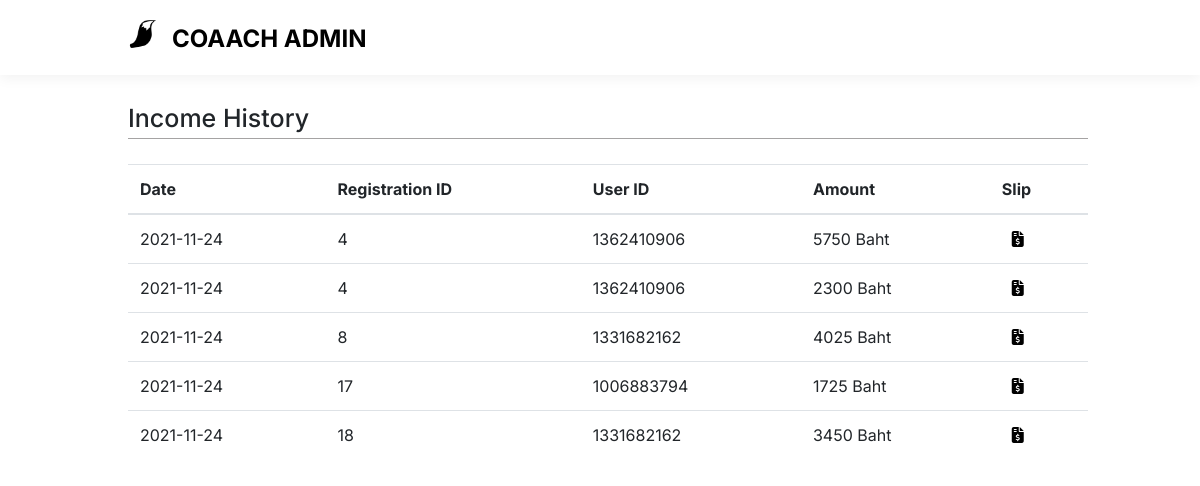
The app's page /admin/income.php with its own data.
### tables this page shows
CREATE TABLE `Income` (
  `income_id` int(255) NOT NULL,
  `Date` date DEFAULT NULL,
  `registration_id` int(20) UNSIGNED DEFAULT NULL,
  `unique_id` int(200) UNSIGNED DEFAULT NULL,
  `amount` float DEFAULT NULL,
  `slip_img` varchar(1000) NOT NULL
);

### public/admin/income.php (the view, shortened to what this page needs)
<!DOCTYPE html>
<html>
<head>
    <link rel="stylesheet" href="https://stackpath.bootstrapcdn.com/bootstrap/4.1.3/css/bootstrap.min.css">
    <link rel="stylesheet" href="../styleSheet/income.css">
</head>
<body>
<?php include_once "header.php"; ?>
<section class="form table">
    <header>Income History</header>
    <div class="content">
        <table class="table table-hover">
            <thead>
            <tr>
                <th scope="col">Date</th>
                <th scope="col">Registration ID</th>
                <th scope="col">User ID</th>
                <th scope="col">Amount</th>
                <th scope="col">Slip</th>
            </tr>
            </thead>
            <tbody>
            <?php
            $q = "SELECT * FROM Income";
            $result=$mysqli->query($q);
            while($row=$result->fetch_array()){ ?>
                <tr>
                    <td><?=$row['Date']?></td>
                    <td><?=$row['registration_id']?></td>
                    <td><?=$row['unique_id']?></td>
                    <td><?=$row['amount']?> Baht</td>
                    <td>
                        <a href="../../uploads/slip/<?php echo $row['slip_img']?>"><i class="fas fa-file-invoice-dollar"></i></a>
                    </td>
                </tr>
            <?php } ?>
            </tbody>
        </table>
    </div>
</section>
</body>
</html>

### public/styleSheet/income.css (style rules this page uses)
.form header { width: 80%; font-weight: 500; font-size: 25px; margin: 25px 0 0 128px; border-bottom: 1px solid #a5a3a3; }
.form .table { margin: 25px 0 0 128px; width: 80%; }
.form .table a { margin-left: 10px; color: black; }

### public/styleSheet/header.css (style rules this page uses)
:root { --main-color: #B0A698; --main-color2:#F2EBE6; --main-font-family:inter; }
body { font-family: var(--main-font-family); margin: 0px; }

### records on screen
income: Date "2021-11-24", registration "4", unique "1362410906", amount "5750"
income: Date "2021-11-24", registration "4", unique "1362410906", amount "2300"
income: Date "2021-11-24", registration "8", unique "1331682162", amount "4025"
income: Date "2021-11-24", registration "17", unique "1006883794", amount "1725"
income: Date "2021-11-24", registration "18", unique "1331682162", amount "3450"
